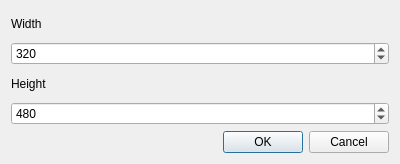
<?xml version="1.0" encoding="UTF-8"?>
<ui version="4.0">
 <class>SizeDialog</class>
 <widget class="QDialog" name="SizeDialog">
  <property name="geometry">
   <rect>
    <x>0</x>
    <y>0</y>
    <width>400</width>
    <height>164</height>
   </rect>
  </property>
  <property name="windowTitle">
   <string>Dialog</string>
  </property>
  <layout class="QVBoxLayout" name="verticalLayout">
   <item>
    <widget class="QLabel" name="label_2">
     <property name="text">
      <string>Width</string>
     </property>
    </widget>
   </item>
   <item>
    <widget class="QSpinBox" name="widthSpinBox">
     <property name="maximum">
      <number>1000</number>
     </property>
     <property name="value">
      <number>320</number>
     </property>
    </widget>
   </item>
   <item>
    <widget class="QLabel" name="label">
     <property name="text">
      <string>Height</string>
     </property>
    </widget>
   </item>
   <item>
    <widget class="QSpinBox" name="heightSpinBox">
     <property name="maximum">
      <number>1000</number>
     </property>
     <property name="value">
      <number>480</number>
     </property>
    </widget>
   </item>
   <item>
    <widget class="QDialogButtonBox" name="buttonBox">
     <property name="orientation">
      <enum>Qt::Horizontal</enum>
     </property>
     <property name="standardButtons">
      <set>QDialogButtonBox::Cancel|QDialogButtonBox::Ok</set>
     </property>
    </widget>
   </item>
  </layout>
 </widget>
 <resources/>
 <connections>
  <connection>
   <sender>buttonBox</sender>
   <signal>accepted()</signal>
   <receiver>SizeDialog</receiver>
   <slot>accept()</slot>
   <hints>
    <hint type="sourcelabel">
     <x>248</x>
     <y>254</y>
    </hint>
    <hint type="destinationlabel">
     <x>157</x>
     <y>274</y>
    </hint>
   </hints>
  </connection>
  <connection>
   <sender>buttonBox</sender>
   <signal>rejected()</signal>
   <receiver>SizeDialog</receiver>
   <slot>reject()</slot>
   <hints>
    <hint type="sourcelabel">
     <x>316</x>
     <y>260</y>
    </hint>
    <hint type="destinationlabel">
     <x>286</x>
     <y>274</y>
    </hint>
   </hints>
  </connection>
 </connections>
</ui>
